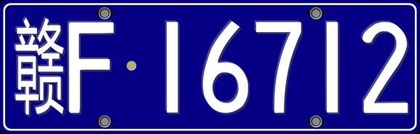
%> input picture easy mode/2.jpg, 420 x 134 px, shrunk from 577 x 184 before the run
$ octave segmentation.m   (GNU Octave 9; MATLAB toolbox functions it lacks are replaced by stand-ins)
%> lines starting %> are read from the running program, lines starting %| are printed output that depends on the picture; in (x1, y1, x2, y2) boxes, pixels count from 0 and x2, y2 are one past the last pixel; in counts of white or black regions, pixels touching at a corner belong together; the program's own positions count from 1
I=imread ('2.jpg');
%> I is the input picture: size 134x420x3 uint8; mean R, G, B 65.1, 61.3, 153.6
figure(1),subplot(4,2,1),imshow(I);title('The original License');

Ig=rgb2gray(I);
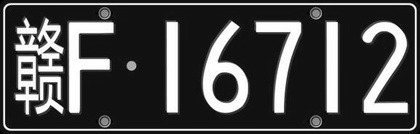
%> Ig: size 134x420 uint8; min 1, max 255, mean 73
figure(1),subplot(4,2,2),imshow(Ig);title('grey image');

[d,c]=size(Ig);% row:d , column:c
%> d = 134; c = 420
Ig=imcrop(Ig,[c/40 d/7 153*c/160 5*d/7]); % no change
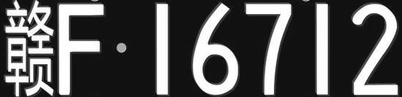
%> Ig: size 97x402 uint8; min 9, max 255, mean 84.9
figure(1),subplot(4,2,3),imshow(Ig);title('delete frame');

%black=0(0),white=1(256)
if Ig(1,1)>125  % avoid different background problem
Ig=im2bw(Ig,0.4);
Ig=~Ig;
else
Ig=im2bw(Ig,0.29); % 0.29 no change
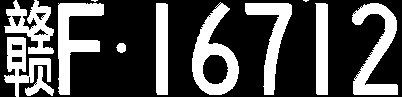
%> Ig: size 97x402 logical; 31% white; 12 white regions (2 under 20 px), largest, box (x1, y1, x2, y2) and area: (192, 2, 239, 95) 1960, (58, 3, 104, 95) 1838, (352, 3, 398, 95) 1837
end
figure(1),subplot(4,2,4),imshow(Ig);title('binaryzation');

SE1=ones(2,1); % (2,1) no change
Ig=imerode(Ig,SE1);
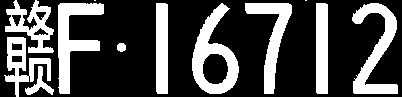
%> Ig: size 97x402 logical; 29.2% white; 12 white regions (2 under 20 px), largest, box (x1, y1, x2, y2) and area: (192, 3, 239, 94) 1853, (58, 3, 104, 94) 1756, (352, 3, 398, 94) 1702
figure(1),subplot(4,2,5),imshow(Ig);title('erosion');

Ig=bwareaopen(Ig,10);
figure(1),subplot(4,2,6),imshow(Ig);title('erase small points');

Ig=bwmorph(Ig,'clean' ,inf);  % remove isolate bright spots
Ig=bwmorph(Ig,'hbreak',inf);  % disconnect the H-type connection
%Ig=bwmorph(Ig,'spur'  ,inf);  % remove small branches

SE2=ones(3,2); % (3,2) no change
Ig=imdilate(Ig,SE2);
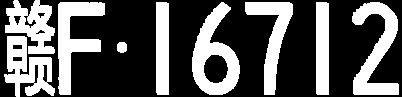
%> Ig: size 97x402 logical; 34.8% white; 9 white regions, largest, box (x1, y1, x2, y2) and area: (192, 2, 240, 95) 2164, (352, 2, 399, 95) 2038, (58, 2, 105, 95) 2011
figure(1),subplot(4,2,7),imshow(Ig);title('dilation');

Ig=~Ig;
figure(1),subplot(4,2,8),imshow(Ig);title('reverse');

[y,x]=size(Ig);% row:y , column:x
%> y = 97; x = 402
h=sum(Ig); % h means histogram
%> h = 402 values, max 97 at index 1, min 4 at index 61, mean 63.28

for q=1:x-1
 if((h(1,q)==y)&&(h(1,q+1)<y))
    A=q+1;
    for q=A+2:x-1 % avoid character devide
     if(h(1,q+1)==y)
     B=q;
     c=B-A+1;% set the length
     break
     end
    end
 end
end
%> after the loop, A = 353; B = 399; c = 47

i=1;
for k=1:x-1
 if((h(1,k)==y)&&(h(1,k+1)<y))
    a=k+1;
    for k=a+2:x-1
     if(h(1,k+1)==y)b=k;
      if(sum(Ig(1:y,a:b)/(b-a))<6.5)  % to remove the largest isolate point  6.5 no change
        figure(2),subplot(1,8,i),
        J=Ig(1:y,fix((b+a-c)/2):fix((b+a+c)/2));
         switch i
             case 1
                 imwrite(J,'c1.jpg');
                 %c1=J;
             case 2
                 imwrite(J,'c2.jpg');
                 %c2=J;
             case 3
                 imwrite(J,'c3.jpg');
                 %c3=J;
             case 4
                 imwrite(J,'c4.jpg');
                 %c4=J;
             case 5
                 imwrite(J,'c5.jpg');
                 %c5=J;
             case 6
                 imwrite(J,'c6.jpg');
                 %c6=J;
             case 7
                 imwrite(J,'c7.jpg');
                 %c7=J;
             case 8
                 imwrite(J,'c8.jpg');
                 %c8=J;
         end
        imshow(J),i=i+1;
      end
     break
     end
    end
 end
end
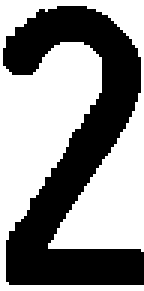
%> J: size 97x48 logical (shown 3 times larger); 56.2% white; 1 black region, box (x1, y1, x2, y2) and area: (1, 2, 48, 95) 2038
%> after the loop, a = 353; b = 399; i = 8
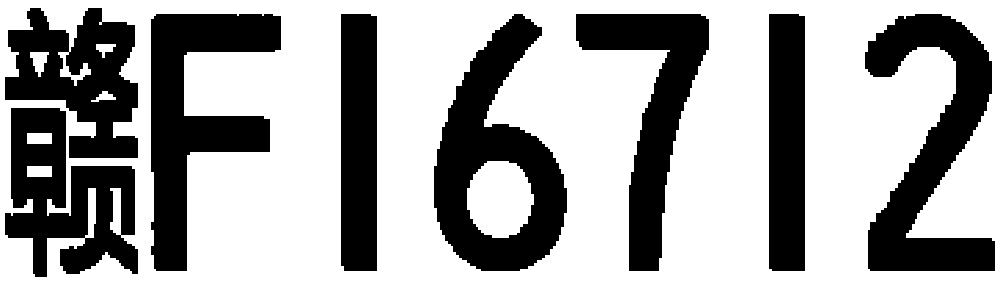
%> figure redrawn from the program's plot data, 7 panels

% [14 lines of commented-out code are left out]

%%%%%%%%%%%%%%%%%%%%%%%%%%%%%%%%%%%%%%%%%%%%%%%%%%%%%%%%%%%%%%%%%%%%%%%%%%%

$ run again, with easy mode/1.jpg copied over easy mode/2.jpg
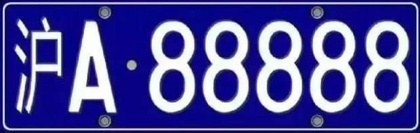
%> input picture easy mode/1.jpg, 420 x 133 px, shrunk from 620 x 196 before the run
%> I is the input picture: size 133x420x3 uint8; mean R, G, B 81, 79.1, 156.5
%> `Ig=imdilate(Ig,SE2);`:
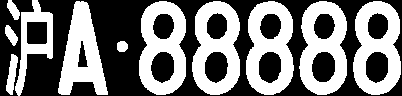
%> Ig: size 96x402 logical; 47.1% white; 11 white regions, largest, box (x1, y1, x2, y2) and area: (353, 1, 401, 95) 2734, (299, 1, 347, 95) 2733, (192, 1, 240, 95) 2732
%> h = 402 values, max 96 at index 1, min 8 at index 258, mean 50.76
%> after the loop `for q=1:x-1`: A = 354; B = 401; c = 48
%> after the loop `for k=1:x-1`:
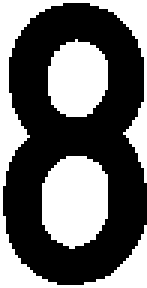
%> J: size 96x49 logical (shown 3 times larger); 41.9% white; 3 white regions, box (x1, y1, x2, y2) and area: (0, 0, 49, 96) 998, (14, 52, 36, 83) 557, (16, 13, 36, 39) 415
%> after the loop `for k=1:x-1`: a = 354; b = 401; i = 8

$ run again, with easy mode/10.jpg copied over easy mode/2.jpg
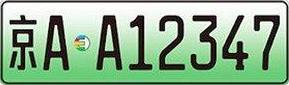
%> input picture easy mode/10.jpg, 289 x 85 px
%> I is the input picture: size 85x289x3 uint8; mean R, G, B 143.4, 174.6, 144.1
%> `Ig=im2bw(Ig,0.4);`:
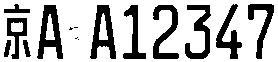
%> Ig: size 62x278 logical; 72.3% white; 15 black regions (4 under 20 px), largest, box (x1, y1, x2, y2) and area: (37, 5, 63, 59) 714, (90, 5, 116, 59) 706, (153, 5, 179, 59) 605
%> `Ig=imdilate(Ig,SE2);`:
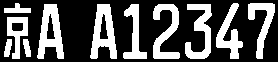
%> Ig: size 62x278 logical; 33.4% white; 11 white regions, largest, box (x1, y1, x2, y2) and area: (37, 4, 64, 59) 842, (90, 4, 117, 59) 837, (153, 4, 180, 59) 735
%> h = 278 values, max 62 at index 1, min 7 at index 134, mean 41.3
%> after the loop `for q=1:x-1`: A = 249; B = 275; c = 27
%> after the loop `for k=1:x-1`: a = 249; b = 275; i = 9

$ run again, with easy mode/3.jpg copied over easy mode/2.jpg
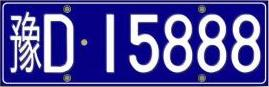
%> input picture easy mode/3.jpg, 269 x 87 px
%> I is the input picture: size 87x269x3 uint8; mean R, G, B 81.2, 78.2, 157.2
%> h = 258 values, max 64 at index 1, min 4 at index 40, mean 33.83
%> after the loop `for q=1:x-1`: A = 226; B = 256; c = 31
%> after the loop `for k=1:x-1`:
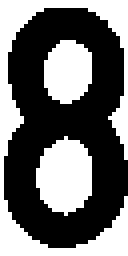
%> J: size 64x32 logical (shown 4 times larger); 42.6% white; 3 white regions, box (x1, y1, x2, y2) and area: (0, 0, 32, 64) 509, (9, 34, 23, 54) 210, (11, 10, 23, 26) 154
%> after the loop `for k=1:x-1`: a = 226; b = 256; i = 8
